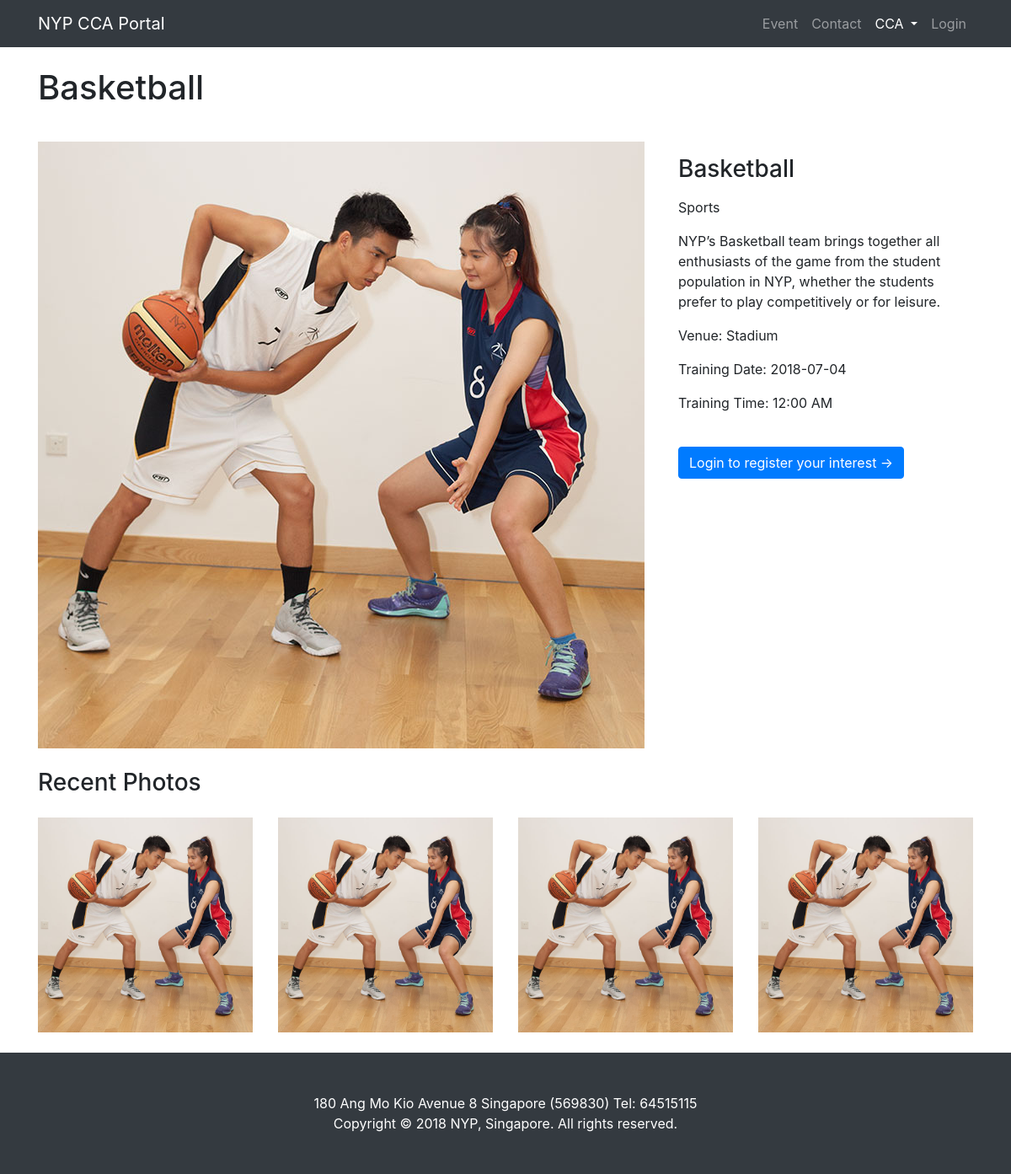
The page /index.php/home/cca/1 on the database its author committed.
### tables this page shows
CREATE TABLE `cca` (
  `ccaID` int(11) NOT NULL,
  `name` varchar(45) NOT NULL,
  `category` varchar(45) NOT NULL,
  `information` varchar(500) DEFAULT NULL,
  `venue` varchar(45) NOT NULL,
  `trgDate` date NOT NULL,
  `startTime` time DEFAULT NULL,
  `trgTime` timestamp NOT NULL DEFAULT CURRENT_TIMESTAMP ON UPDATE CURRENT_TIMESTAMP,
  `image` varchar(100) NOT NULL,
  `featured` varchar(1) DEFAULT '0'
);

### application/controllers/home.php (called while the page is built, shortened)
<?php
class Home extends CI_Controller {
	public function cca($ccaID)
	{
        $this->load->model('home_model');
        $data['query'] = $this->home_model->get_specific_cca($ccaID);
        $this->load->view('cca', $data);
	}
}

### index.php (called while the page is built, shortened)
<?php
require_once BASEPATH.'core/CodeIgniter.php';

### application/models/home_model.php (called while the page is built, shortened)
<?php if ( ! defined('BASEPATH')) exit('No direct script access allowed');
 class Home_model extends CI_Model
 {
      public function get_specific_cca($ccaID)
      {
           $this->db->select('*');
           $this->db->from('cca');
           $this->db->where('ccaID', $ccaID);
           $query = $this->db->get();
           return $query->row();
      }
 }

### application/views/cca.php (the view, shortened to what this page needs)
<!DOCTYPE html>
<html lang="en">
<head>
  <link href="<?=base_url();?>assets/vendor/bootstrap/css/bootstrap.min.css" rel="stylesheet">
  <link href="<?=base_url();?>assets/css/modern-business.css" rel="stylesheet">
</head>
<body>
    <nav class="navbar fixed-top navbar-expand-lg navbar-dark bg-dark fixed-top">
      <div class="container">
        <a class="navbar-brand" href="<?=base_url();?>index.php">NYP CCA Portal</a>
        <div class="collapse navbar-collapse" id="navbarResponsive">
          <ul class="navbar-nav ml-auto">
            <li class="nav-item">
              <a class="nav-link" href="<?php echo base_url('index.php/event'); ?>">Event</a>
            </li>
            <li class="nav-item">
              <a class="nav-link" href="<?php echo base_url('index.php/home/contact_us'); ?>">Contact</a>
            </li>
      <li class="nav-item dropdown active">
              <a class="nav-link dropdown-toggle" href="#" id="navbarDropdownBlog" data-toggle="dropdown" aria-haspopup="true" aria-expanded="false">
                CCA
              </a>
      </li>
      <li class="nav-item">
        <?php if($this->session->userdata('username') != '') : ?>
              <a class="nav-link" href="<?php echo base_url('index.php/login/logout'); ?>">Logout</a>
        <?php else : ?>
              <a class="nav-link" href="<?php echo base_url('index.php/login'); ?>">Login</a>
        <?php endif; ?>
      </li>
          </ul>
        </div>
      </div>
    </nav>
  <div class="container">
    <h1 class="mt-4 mb-3"><?php echo $query->name; ?>
  </h1>
  <br/>
  <div class="row">
    <div class="col-md-8">
      <img class="img-fluid" src="<?php echo base_url(); ?>assets/images/<?php echo $query->image; ?>" alt="">
    </div>
    <div class="col-md-4">
      <h3 class="my-3"><?php echo $query->name; ?></h3>
      <p><?php echo $query->category; ?></p>
      <p><?php echo $query->information; ?></p>
      <p>Venue: <?php echo $query->venue; ?></p>
      <p>Training Date: <?php echo $query->trgDate; ?></p>
      <p>Training Time: <?php echo date(" h:i A", strtotime($query->startTime)); ?></p>
    <?php if($this->session->userdata('role') != '') : ?>
      <a href="<?php echo base_url('index.php/home/cca_register_interest/'.$query->ccaID); ?>" class="btn btn-primary">Register your interest here! &rarr;</a>
      <?php else : ?>
        <a href="<?php echo base_url('index.php/login'); ?>" class="btn btn-primary">Login to register your interest &rarr;</a>
      <?php endif; ?>
  </div>
</div>
<h3 class="my-4">Recent Photos</h3>
<div class="row">
  <div class="col-md-3 col-sm-6 mb-4">
    <a href="#">
      <img class="img-fluid" src="<?php echo base_url(); ?>assets/images/<?php echo $query->image; ?>" alt="">
    </a>
  </div>
  <div class="col-md-3 col-sm-6 mb-4">
    <a href="#">
      <img class="img-fluid" src="<?php echo base_url(); ?>assets/images/<?php echo $query->image; ?>" alt="">
    </a>
  </div>
  <div class="col-md-3 col-sm-6 mb-4">
    <a href="#">
      <img class="img-fluid" src="<?php echo base_url(); ?>assets/images/<?php echo $query->image; ?>" alt="">
    </a>
  </div>
  <div class="col-md-3 col-sm-6 mb-4">
    <a href="#">
      <img class="img-fluid" src="<?php echo base_url(); ?>assets/images/<?php echo $query->image; ?> " alt="">
    </a>
  </div>
</div>
</div>
<footer class="py-5 bg-dark">
  <div class="container">
    <p class="m-0 text-center text-white">180 Ang Mo Kio Avenue 8 Singapore (569830) Tel: 64515115 </br>Copyright &copy; 2018 NYP, Singapore. All rights reserved.</p>
  </div>
</footer>
</body>
</html>

### assets/css/modern-business.css (style rules this page uses)
body { padding-top: 54px; }
@media (min-width: 992px) { body { padding-top: 56px; } }

### rows shown on the page
cca: name "Basketball", image (picture), category "Sports", information "NYP’s Basketball team brings together all enthusiasts of the game from the student population in NYP, whether the students prefer to play competitively or for leisure.", venue "Stadium", trgDate "2018-07-04", startTime "12:00 AM"
